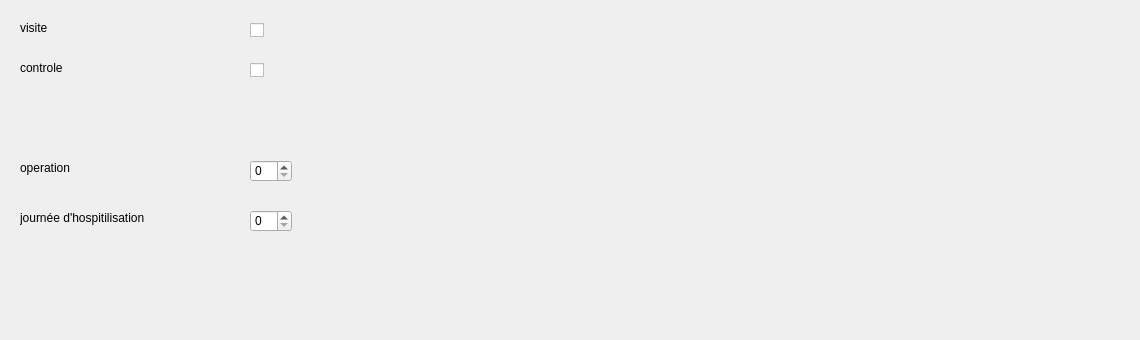
      <widget class="QWidget" name="tab_13">
       <attribute name="title">
        <string>allergologue</string>
       </attribute>
       <widget class="QLabel" name="label_122">
        <property name="geometry">
         <rect>
          <x>20</x>
          <y>60</y>
          <width>111</width>
          <height>16</height>
         </rect>
        </property>
        <property name="text">
         <string>controle</string>
        </property>
       </widget>
       <widget class="QLabel" name="label_123">
        <property name="geometry">
         <rect>
          <x>20</x>
          <y>110</y>
          <width>111</width>
          <height>16</height>
         </rect>
        </property>
        <property name="text">
         <string/>
        </property>
       </widget>
       <widget class="QLabel" name="label_124">
        <property name="geometry">
         <rect>
          <x>20</x>
          <y>210</y>
          <width>231</width>
          <height>16</height>
         </rect>
        </property>
        <property name="text">
         <string>journée d'hospitilisation</string>
        </property>
       </widget>
       <widget class="QSpinBox" name="allergo4_2">
        <property name="geometry">
         <rect>
          <x>250</x>
          <y>210</y>
          <width>42</width>
          <height>22</height>
         </rect>
        </property>
       </widget>
       <widget class="QLabel" name="label_125">
        <property name="geometry">
         <rect>
          <x>20</x>
          <y>20</y>
          <width>55</width>
          <height>16</height>
         </rect>
        </property>
        <property name="text">
         <string>visite</string>
        </property>
       </widget>
       <widget class="QLabel" name="label_126">
        <property name="geometry">
         <rect>
          <x>20</x>
          <y>160</y>
          <width>151</width>
          <height>16</height>
         </rect>
        </property>
        <property name="text">
         <string>operation</string>
        </property>
       </widget>
       <widget class="QCheckBox" name="allergo2_2">
        <property name="geometry">
         <rect>
          <x>250</x>
          <y>60</y>
          <width>81</width>
          <height>20</height>
         </rect>
        </property>
        <property name="text">
         <string/>
        </property>
       </widget>
       <widget class="QCheckBox" name="allergo1_2">
        <property name="geometry">
         <rect>
          <x>250</x>
          <y>20</y>
          <width>81</width>
          <height>20</height>
         </rect>
        </property>
        <property name="text">
         <string/>
        </property>
       </widget>
       <widget class="QSpinBox" name="allergo3_2">
        <property name="geometry">
         <rect>
          <x>250</x>
          <y>160</y>
          <width>42</width>
          <height>22</height>
         </rect>
        </property>
       </widget>
       <widget class="QLabel" name="label_127">
        <property name="geometry">
         <rect>
          <x>930</x>
          <y>160</y>
          <width>201</width>
          <height>171</height>
         </rect>
        </property>
        <property name="text">
         <string/>
        </property>
        <property name="pixmap">
         <pixmap>:/Downloads/facture.png</pixmap>
        </property>
        <property name="scaledContents">
         <bool>true</bool>
        </property>
       </widget>
      </widget>
